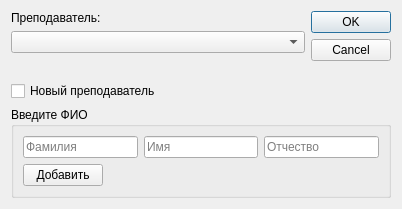
<?xml version="1.0" encoding="UTF-8"?>
<ui version="4.0">
 <class>StarterDialog</class>
 <widget class="QDialog" name="StarterDialog">
  <property name="geometry">
   <rect>
    <x>0</x>
    <y>0</y>
    <width>402</width>
    <height>209</height>
   </rect>
  </property>
  <property name="windowTitle">
   <string>Вход в приложение</string>
  </property>
  <layout class="QGridLayout" name="gridLayout_2">
   <item row="0" column="0">
    <layout class="QVBoxLayout" name="selectTeacherLayout">
     <item>
      <widget class="QLabel" name="label">
       <property name="text">
        <string>Преподаватель:</string>
       </property>
      </widget>
     </item>
     <item>
      <widget class="QComboBox" name="comboBox"/>
     </item>
     <item>
      <spacer name="verticalSpacer">
       <property name="orientation">
        <enum>Qt::Vertical</enum>
       </property>
       <property name="sizeHint" stdset="0">
        <size>
         <width>20</width>
         <height>13</height>
        </size>
       </property>
      </spacer>
     </item>
     <item>
      <widget class="QCheckBox" name="checkBox">
       <property name="text">
        <string>Новый преподаватель</string>
       </property>
      </widget>
     </item>
    </layout>
   </item>
   <item row="0" column="1">
    <widget class="QDialogButtonBox" name="buttonBox">
     <property name="orientation">
      <enum>Qt::Vertical</enum>
     </property>
     <property name="standardButtons">
      <set>QDialogButtonBox::Cancel|QDialogButtonBox::Ok</set>
     </property>
    </widget>
   </item>
   <item row="1" column="0" colspan="2">
    <widget class="QGroupBox" name="newTeacherGroupBox">
     <property name="enabled">
      <bool>true</bool>
     </property>
     <property name="title">
      <string>Введите ФИО</string>
     </property>
     <layout class="QGridLayout" name="gridLayout">
      <property name="leftMargin">
       <number>9</number>
      </property>
      <property name="topMargin">
       <number>9</number>
      </property>
      <property name="rightMargin">
       <number>9</number>
      </property>
      <property name="bottomMargin">
       <number>9</number>
      </property>
      <item row="0" column="0">
       <layout class="QVBoxLayout" name="verticalLayout">
        <item>
         <layout class="QHBoxLayout" name="fullNameLayout">
          <item>
           <widget class="QLineEdit" name="lastNameLineEdit">
            <property name="placeholderText">
             <string>Фамилия</string>
            </property>
           </widget>
          </item>
          <item>
           <widget class="QLineEdit" name="firstNameLineEdit">
            <property name="placeholderText">
             <string>Имя</string>
            </property>
           </widget>
          </item>
          <item>
           <widget class="QLineEdit" name="patronymicLineEdit">
            <property name="placeholderText">
             <string>Отчество</string>
            </property>
           </widget>
          </item>
         </layout>
        </item>
        <item>
         <layout class="QHBoxLayout" name="addButtonLayout">
          <item>
           <widget class="QPushButton" name="addButton">
            <property name="text">
             <string>Добавить</string>
            </property>
           </widget>
          </item>
          <item>
           <spacer name="horizontalSpacer">
            <property name="orientation">
             <enum>Qt::Horizontal</enum>
            </property>
            <property name="sizeHint" stdset="0">
             <size>
              <width>38</width>
              <height>18</height>
             </size>
            </property>
           </spacer>
          </item>
         </layout>
        </item>
       </layout>
      </item>
     </layout>
    </widget>
   </item>
  </layout>
 </widget>
 <resources/>
 <connections>
  <connection>
   <sender>buttonBox</sender>
   <signal>accepted()</signal>
   <receiver>StarterDialog</receiver>
   <slot>accept()</slot>
   <hints>
    <hint type="sourcelabel">
     <x>248</x>
     <y>254</y>
    </hint>
    <hint type="destinationlabel">
     <x>157</x>
     <y>274</y>
    </hint>
   </hints>
  </connection>
  <connection>
   <sender>buttonBox</sender>
   <signal>rejected()</signal>
   <receiver>StarterDialog</receiver>
   <slot>reject()</slot>
   <hints>
    <hint type="sourcelabel">
     <x>316</x>
     <y>260</y>
    </hint>
    <hint type="destinationlabel">
     <x>286</x>
     <y>274</y>
    </hint>
   </hints>
  </connection>
 </connections>
</ui>
